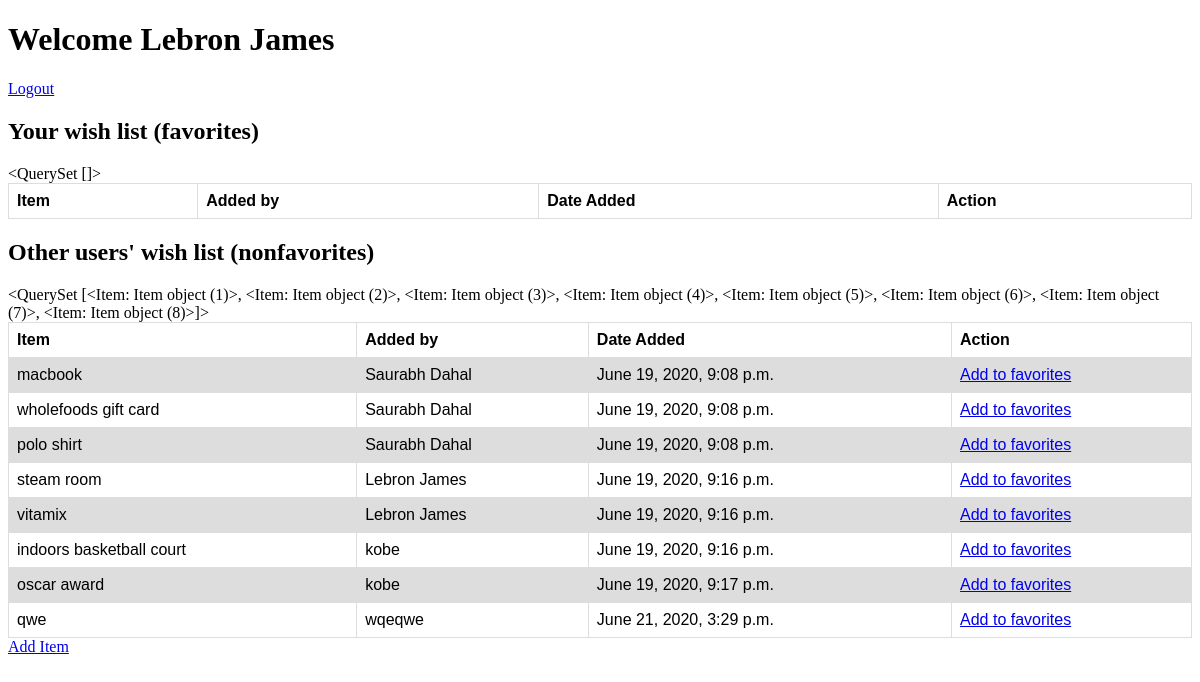
Screenshot of /success (signed in) with the database file from the repository.
### loginregApp/models.py (models this page shows)
class User(models.Model):
    name = models.CharField(max_length = 255)
    email = models.CharField(max_length = 255)
    password = models.CharField(max_length = 255)
    objects = UserManager()

class Item(models.Model):
    name = models.CharField(max_length = 255)
    uploader = models.ForeignKey(User, related_name = 'items_uploaded', on_delete = models.CASCADE)
    favoritors = models.ManyToManyField(User, related_name = "items_favorited")
    created_at = models.DateTimeField(auto_now_add = True)

### loginregApp/views.py (the view)
# urls.py: 2. Add a URL to urlpatterns:  path('', views.home, name='home')
def home(request):
    if 'loggedinId' not in request.session:
        return redirect('/')
    context = {
        'loggedinUser': User.objects.get(id= request.session['loggedinId']),
        'allitems': Item.objects.all(),
        'favitems': Item.objects.filter(favoritors = User.objects.get(id= request.session['loggedinId'])),
        'nonfavitems': Item.objects.exclude(favoritors = User.objects.get(id= request.session['loggedinId']))
    }
    return render(request, 'main.html', context)

### loginregApp/templates/main.html (shortened to what this page needs)
<!DOCTYPE html>
<html lang="en">
<head>
</head>
<body>
    <h1>Welcome {{loggedinUser.name}}</h1>
    <a href="/logout">Logout</a>
    <h2>Your wish list (favorites)</h2>
    {{favitems}}
<table>
  <tr>
    <th>Item</th>
    <th>Added by</th>
    <th>Date Added</th>
    <th>Action</th>
  </tr>
</table>
<h2>Other users' wish list (nonfavorites)</h2>
{{allitems}}
<table>
  <tr>
    <th>Item</th>
    <th>Added by</th>
    <th>Date Added</th>
    <th>Action</th>
  </tr>
  {% for itemObj in nonfavitems %}
  <tr>
      <td>{{itemObj.name}}</td>
      <td>{{itemObj.uploader.name}}</td>
      <td>{{itemObj.created_at}}</td>
      <td><a href="/favoriteItem/{{itemObj.id}}">Add to favorites</a></td>
  </tr>
  {% endfor %}
</table>
    <a href="/wishItems/create">Add Item</a>
</body>
</html>

### loginregApp/templates/main.html (style rules this page uses)
table { font-family: arial, sans-serif; border-collapse: collapse; width: 100%; }
td, th { border: 1px solid #dddddd; text-align: left; padding: 8px; }
tr:nth-child(even) { background-color: #dddddd; }

### rows the page displays
User: name "Lebron James"
Item: id "<QuerySet [<Item: Item object (1)>, <Item: Item object (2)>, <Item: Item object (3)>, <Item: Item object (4)>, <Item: Item object (5)>, <Item: Item object (6)>, <Item: Item object (7)>, <Item: Item object (8)>]>", name "macbook", uploader.name "Saurabh Dahal", created_at "June 19, 2020, 9:08 p.m."
Item: name "wholefoods gift card", uploader.name "Saurabh Dahal", created_at "June 19, 2020, 9:08 p.m."
Item: name "polo shirt", uploader.name "Saurabh Dahal", created_at "June 19, 2020, 9:08 p.m."
Item: name "steam room", uploader.name "Lebron James", created_at "June 19, 2020, 9:16 p.m."
Item: name "vitamix", uploader.name "Lebron James", created_at "June 19, 2020, 9:16 p.m."
Item: name "indoors basketball court", uploader.name "kobe", created_at "June 19, 2020, 9:16 p.m."
Item: name "oscar award", uploader.name "kobe", created_at "June 19, 2020, 9:17 p.m."
Item: name "qwe", uploader.name "wqeqwe", created_at "June 21, 2020, 3:29 p.m."

### other values shown
{{ favitems }} "<QuerySet []>"
